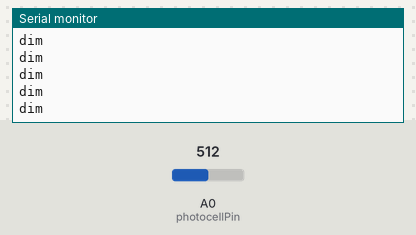
Simulated run of this sketch. Board: Arduino Uno, built with avr-gcc and run on an emulated ATmega328P. Parts: the last lines printed to the serial monitor. Inputs (shaded band) come from the test bench; at power-on: A0 (photocellPin) = 512.

Above: at 1.2 s.
1.3 s: A0 (photocellPin) set to 543
At 1.68 s:
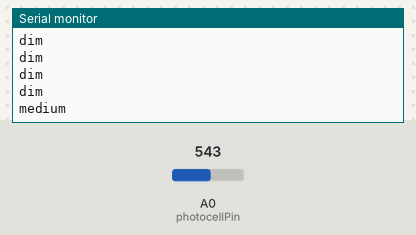
3.5 s: A0 (photocellPin) set to 781
At 3.68 s:
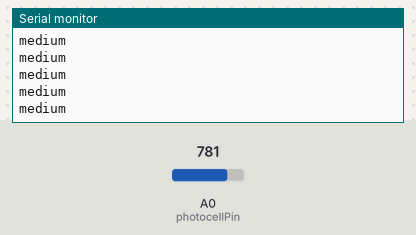
5.0 s: A0 (photocellPin) set to 811
At 5.19 s:
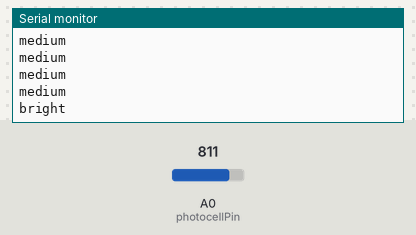

Measured:
- the behaviour switches between 533 and 534 on A0 (photocellPin) (found by bisection; images 0 and 1)
- the behaviour switches between 799 and 800 on A0 (photocellPin) (found by bisection; images 2 and 3)
- after the input at 1.3 s, the serial monitor: prints a new line after 0.20 s (image 1)
- after the input at 5.0 s, the serial monitor: prints a new line at once (image 3)

The sketch:

Sensing_Light.ino
```cpp
// December 29, 2015
// Project: Sensing Light


  //sensor minimum, discovered through experiment
  const int sensorMin = 0;
  //sensor maximum, discovered through experiment
  const int sensorMax = 800;

  //the photocell voltage divider pin
  int photocellPin = A0;

void setup() {
  //set up serial at 9600 baud
  Serial.begin(9600);
}

void loop() {
  int analogValue;
  int range;

  //read our photocell
  analogValue = analogRead(photocellPin);
  //map the sensor range to a range of four options
  range = map(analogValue, sensorMin, sensorMax, 0, 3);

  //do something different depending on the range value
  switch(range)
  {
    //your hand is on the sensor

    case 0:
      Serial.println("dark");
      break;

    //your hand close to the sensor
    case 1:
        Serial.println("dim");
        break;

    //your hand is a few inches from the sensor
    case 2:
        Serial.println("medium");
        break;

    //your hand is nowhere near the sensor
    case 3:
       Serial.println("bright");
       break;
  }

  //wait 0.25s before reading the photocell again
  delay(250);
}
```
